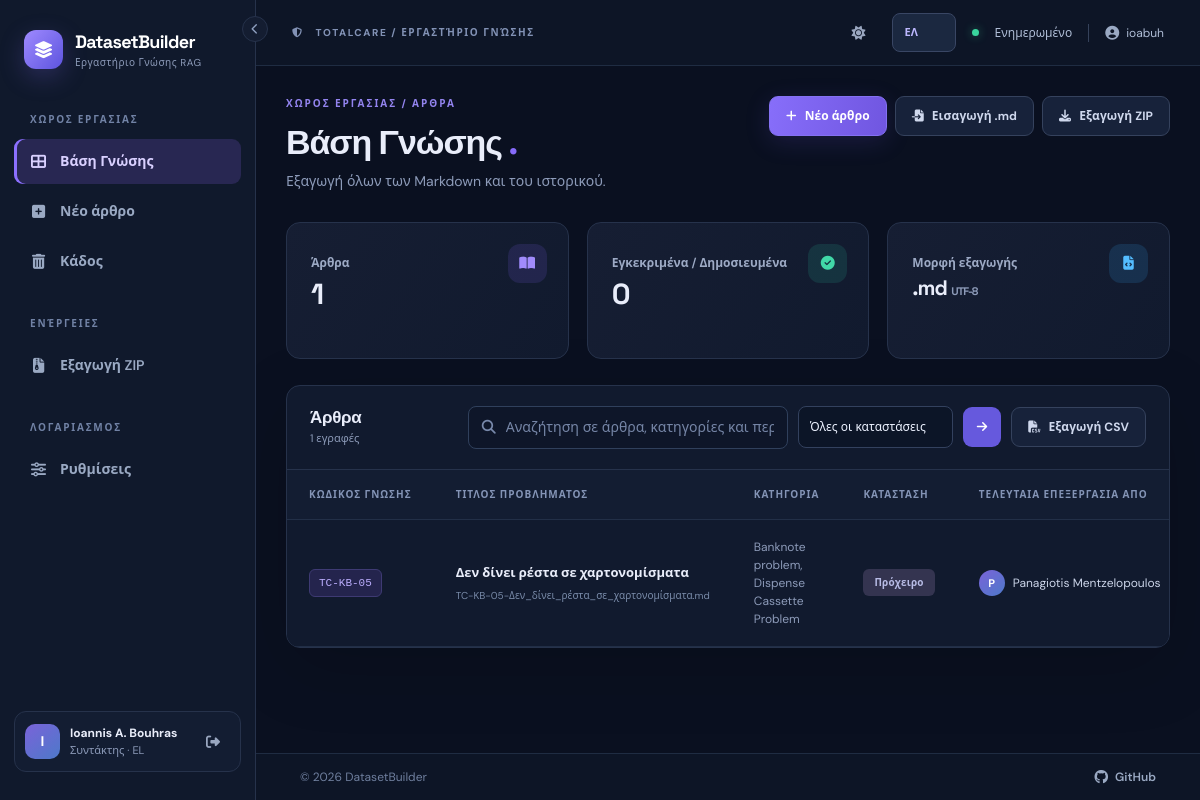
/ (signed in), run on the app's committed database.
### datasetbuilder/models.py (models this page shows, shortened)
class User(UserMixin, db.Model):
    __tablename__ = "users"
    id = db.Column(db.Integer, primary_key=True)
    username = db.Column(db.String(80), nullable=False, unique=True)
    display_name = db.Column(db.String(160), nullable=False)
    password_hash = db.Column(db.String(255), nullable=False)
    role = db.Column(db.String(20), nullable=False, default="editor")
    active = db.Column(db.Boolean, nullable=False, default=True)
    created_at = db.Column(db.DateTime, nullable=False, default=utcnow)
    last_login_at = db.Column(db.DateTime)
    preferred_language = db.Column(db.String(2), nullable=False, default="en")
    preferred_theme = db.Column(db.String(5), nullable=False, default="dark")
    @property
    def is_active(self):
        return self.active
    def can_edit(self):
        return self.role in ("admin", "editor")
    def is_admin(self):
        return self.role == "admin"

class Document(db.Model):
    __tablename__ = "documents"
    __table_args__ = (Index("ix_documents_search_filters", "deleted_at", "knowledge_status", "category"),)
    id = db.Column(db.Integer, primary_key=True)
    title = db.Column(db.String(240), nullable=False)
    slug = db.Column(db.String(260), nullable=False)
    markdown = db.Column(db.Text, nullable=False)
    category = db.Column(db.String(120), nullable=False, default="General")
    knowledge_status = db.Column(db.String(60), nullable=False, default="Draft")
    product = db.Column(db.String(120), nullable=False, default="TotalCare")
    language = db.Column(db.String(40), nullable=False, default="English")
    created_by_id = db.Column(db.Integer, db.ForeignKey("users.id", ondelete="RESTRICT"), nullable=False)
    updated_by_id = db.Column(db.Integer, db.ForeignKey("users.id", ondelete="RESTRICT"), nullable=False)
    revision = db.Column(db.Integer, nullable=False, default=1)
    created_at = db.Column(db.DateTime, nullable=False, default=utcnow)
    updated_at = db.Column(db.DateTime, nullable=False, default=utcnow)
    deleted_at = db.Column(db.DateTime)
    sync_error = db.Column(db.Text)
    created_by = db.relationship("User", foreign_keys=[created_by_id], lazy="joined")
    updated_by = db.relationship("User", foreign_keys=[updated_by_id], lazy="joined")
    versions = db.relationship("DocumentRevision", back_populates="document", order_by="DocumentRevision.number.desc()")
    @property
    def kb_id(self):
        from flask import current_app
        return f"{current_app.config['KB_PREFIX']}-{self.id:0{current_app.config['KB_PADDING']}d}"
    @property
    def filename(self):
        return f"{self.kb_id}-{self.slug}.md"

### datasetbuilder/views.py (the view)
@bp.get('/')
@login_required
def dashboard():
    q = request.args.get('q', '').strip()[:160]
    status = request.args.get('status', '').strip()[:60]
    query = _filtered_documents()
    page_results = query.order_by(Document.updated_at.desc(), Document.id.desc()).paginate(
        page=current_page(), per_page=PAGE_SIZE, error_out=False)
    total = db.session.query(Document).filter(Document.deleted_at.is_(None)).count()
    published = db.session.query(Document).filter(Document.deleted_at.is_(None),
        Document.knowledge_status.in_(['Published', 'Approved'])).count()
    return render_template('dashboard.html', records=page_results, q=q,
                           status=status, total=total, published=published)

### datasetbuilder/__init__.py (called while the page is built)
@login_manager.user_loader
def load_user(user_id):
    try:
        user = db.session.get(User, int(user_id))
        return user if user and user.active else None
    except (TypeError, ValueError):
        return None

### datasetbuilder/i18n.py (called while the page is built)
def translate(key, lang='en'):
    return (EL if lang == 'el' else EN).get(key, EN.get(key, key))

### datasetbuilder/pagination.py (called while the page is built)
def current_page():
    return max(request.args.get('page', 1, type=int), 1)

### datasetbuilder/views.py (called while the page is built)
def _filtered_documents():
    query = db.session.query(Document).filter(Document.deleted_at.is_(None))
    q = request.args.get('q', '').strip()[:160]
    status = request.args.get('status', '').strip()[:60]
    if q:
        pattern = f'%{q}%'
        query = query.filter(or_(Document.title.ilike(pattern), Document.markdown.ilike(pattern),
                                 Document.category.ilike(pattern), Document.product.ilike(pattern)))
    if status in KNOWLEDGE_STATUS_VALUES:
        query = query.filter(Document.knowledge_status == status)
    return query

### datasetbuilder/templates/dashboard.html (shortened to what this page needs)
{% extends 'base.html' %}
{% from '_pagination.html' import pagination with context %}
{% block content %}
<section class="page-head"><div><div class="eyebrow">{{ t('workspace_eyebrow')|upper }}</div><h1>{{ t('dashboard') }} <span class="heading-accent">.</span></h1><p class="muted">{{ t('files_exported') }}</p></div><div class="d-flex gap-2 flex-wrap">{% if current_user.can_edit() %}<a class="btn btn-primary" href="{{ url_for('main.new_document') }}"><i class="fa-solid fa-plus me-2"></i>{{ t('new_article') }}</a><form action="{{ url_for('main.import_markdown') }}" method="post" enctype="multipart/form-data" class="d-inline-flex"><input type="hidden" name="csrf_token" value="{{ csrf_token() }}"><label class="btn btn-outline-light-custom" for="import-document"><i class="fa-solid fa-file-import me-2"></i>{{ t('import_md') }}</label><input type="file" id="import-document" name="file" accept=".md,text/markdown,text/plain" class="visually-hidden"></form>{% endif %}<a class="btn btn-outline-light-custom" href="{{ url_for('main.export_zip') }}"><i class="fa-solid fa-download me-2"></i>{{ t('export') }}</a></div></section>
<div class="stats-grid"><div class="stat-card"><div class="stat-icon s-purple"><i class="fa-solid fa-book-open"></i></div><span>{{ t('articles') }}</span><strong>{{ total }}</strong></div><div class="stat-card"><div class="stat-icon s-green"><i class="fa-solid fa-circle-check"></i></div><span>{{ t('approved_published') }}</span><strong>{{ published }}</strong></div><div class="stat-card"><div class="stat-icon s-blue"><i class="fa-solid fa-file-code"></i></div><span>{{ t('output_format') }}</span><strong class="stat-text">.md <small>UTF-8</small></strong></div></div>
<div class="surface"><div class="surface-header"><div><h2>{{ t('articles') }}</h2><small class="muted">{{ records.total }} {{ t('records') }}</small></div><form class="search-tools" method="get"><div class="search-box"><i class="fa-solid fa-magnifying-glass"></i><input name="q" value="{{ q }}" placeholder="{{ t('search') }}" aria-label="{{ t('search') }}"></div><select name="status" class="form-select select-filter" aria-label="{{ t('filter_status') }}"><option value="">{{ t('all_statuses') }}</option>{% for option in ['Draft','In Review','Approved','Published','Archived'] %}<option value="{{ option }}" {% if status == option %}selected{% endif %}>{{ t('status_'+option|lower|replace(' ','_')) }}</option>{% endfor %}</select><button class="btn btn-icon-primary" title="{{ t('filter') }}"><i class="fa-solid fa-arrow-right"></i></button><button type="submit" class="btn btn-outline-light-custom" formaction="{{ url_for('main.export_articles_csv') }}"><i class="fa-solid fa-file-csv me-2"></i>{{ t('export_csv') }}</button></form></div>
{% if records.items %}<div class="table-responsive"><table class="table data-table align-middle"><thead><tr><th>{{ t('kb_code') }}</th><th>{{ t('title') }}</th><th>{{ t('category') }}</th><th>{{ t('status') }}</th><th>{{ t('updated_by') }}</th><th>{{ t('updated') }}</th><th></th></tr></thead><tbody>{% for doc in records.items %}<tr><td><span class="code-tag">{{ doc.kb_id }}</span></td><td><a href="{{ url_for('main.show_document', doc_id=doc.id) }}" class="table-title">{{ doc.title }}</a><div class="sub-file">{{ doc.filename }}</div></td><td><span class="muted">{{ doc.category }}</span></td><td><span class="status-pill status-{{ doc.knowledge_status|lower|replace(' ','-') }}">{{ t("status_" + doc.knowledge_status|lower|replace(" ","_")) }}</span></td><td><div class="mini-author"><span class="mini-avatar">{{ doc.updated_by.display_name[:1]|upper }}</span>{{ doc.updated_by.display_name }}</div></td><td><span class="date-text">{{ doc.updated_at.strftime('%Y-%m-%d %H:%M') }} UTC</span></td><td><a class="icon-btn" title="{{ t('view') }}" href="{{ url_for('main.show_document', doc_id=doc.id) }}"></a></td></tr>{% endfor %}</tbody></table></div>
{% else %}<div class="empty-state"><i class="fa-regular fa-folder-open"></i><h3>{{ t('no_articles') }}</h3><p>{{ t('no_articles_hint') }}</p>{% if current_user.can_edit() %}<a href="{{ url_for('main.new_document') }}" class="btn btn-primary">{{ t('new_article') }}</a>{% endif %}</div>{% endif %}
{{ pagination(records, 'main.dashboard', {'q': q, 'status': status}) }}</div>
{% endblock %}

### datasetbuilder/templates/base.html (shortened to what this page needs)
<!doctype html>
<html lang="{{ ui_lang }}" data-theme="{{ ui_theme }}">
<head>
  <link rel="stylesheet" href="{{ url_for('static', filename='vendor/bootstrap.min.css') }}">
  <link rel="stylesheet" href="https://cdnjs.cloudflare.com/ajax/libs/font-awesome/6.5.2/css/all.min.css">
  <link rel="stylesheet" href="{{ url_for('static', filename='css/app.css') }}">
  <link rel="stylesheet" href="{{ url_for('static', filename='css/print.css') }}" media="print">
</head>
<body class="{% if current_user.is_authenticated %}app-shell{% else %}login-shell{% endif %}{% if nav_collapsed %} nav-collapsed{% endif %}">
{% if current_user.is_authenticated %}
  <aside class="sidebar" id="appSidebar">
    <button type="button" class="nav-collapse-btn" id="nav-collapse" aria-controls="appSidebar" aria-expanded="true" title="{{ t('collapse_nav') }}"><i class="fa-solid fa-chevron-left"></i></button>
    <a class="brand" href="{{ url_for('main.dashboard') }}">
      <span class="brand-icon"><i class="fa-solid fa-layer-group"></i></span>
      <span class="brand-text"><strong>DatasetBuilder</strong><small>{{ t('tagline') }}</small></span>
    </a>
    <div class="sidebar-label">{{ t('workspace')|upper }}</div>
    <nav class="menu">
      <a class="menu-link {% if request.endpoint == 'main.dashboard' %}active{% endif %}" href="{{ url_for('main.dashboard') }}" title="{{ t('dashboard') }}"><i class="fa-solid fa-table-cells-large"></i> <span class="nav-text">{{ t('dashboard') }}</span></a>
      {% if current_user.can_edit() %}
      <a class="menu-link {% if request.endpoint == 'main.new_document' %}active{% endif %}" href="{{ url_for('main.new_document') }}" title="{{ t('new_article') }}"><i class="fa-solid fa-square-plus"></i> <span class="nav-text">{{ t('new_article') }}</span></a>
      {% endif %}
      {% if current_user.can_edit() %}<a class="menu-link {% if request.endpoint == 'main.trash' %}active{% endif %}" href="{{ url_for('main.trash') }}" title="{{ t('trash') }}"><i class="fa-solid fa-trash-can"></i> <span class="nav-text">{{ t('trash') }}</span></a>{% endif %}
    </nav>
    <div class="sidebar-label mt-4">{{ t('actions')|upper }}</div>
    <nav class="menu">
      <a class="menu-link" href="{{ url_for('main.export_zip') }}" id="nav-export" title="{{ t('export') }}"><i class="fa-solid fa-file-zipper"></i> <span class="nav-text">{{ t('export') }}</span></a>
    </nav>
    <div class="sidebar-label mt-4">{{ t('account')|upper }}</div>
    <nav class="menu">
      <a class="menu-link {% if request.endpoint == 'main.settings' %}active{% endif %}" href="{{ url_for('main.settings') }}" title="{{ t('settings') }}"><i class="fa-solid fa-sliders"></i> <span class="nav-text">{{ t('settings') }}</span></a>
    </nav>
    <div class="sidebar-footer">
      <div class="user-avatar">{{ current_user.display_name[:1]|upper }}</div>
      <div class="user-mini"><b>{{ current_user.display_name }}</b><small>{{ t('account_role_'+current_user.role) }} · {{ 'EL' if ui_lang == 'el' else 'EN' }}</small></div>
      <form method="post" action="{{ url_for('auth.logout') }}"><input type="hidden" name="csrf_token" value="{{ csrf_token() }}"><button class="icon-btn" title="{{ t('logout') }}" aria-label="{{ t('logout') }}"><i class="fa-solid fa-right-from-bracket"></i></button></form>
    </div>
  </aside>
{% endif %}
<main class="{% if current_user.is_authenticated %}main-area{% else %}login-main{% endif %}">
{% if current_user.is_authenticated %}
  <header class="topbar">
    <div class="d-flex align-items-center gap-2"><span class="location-label"><i class="fa-solid fa-shield-halved me-2"></i> TOTALCARE / {{ t('knowledge_studio')|upper }}</span></div>
    <div class="d-flex align-items-center gap-3"><button class="icon-btn" id="theme-toggle" type="button" title="{{ t('switch_theme') }}" aria-label="{{ t('switch_theme') }}"><i class="fa-solid fa-{{ 'sun' if ui_theme == 'dark' else 'moon' }}"></i></button><form action="{{ url_for('main.change_language') }}" method="post" class="d-inline-flex align-items-center"><input type="hidden" name="csrf_token" value="{{ csrf_token() }}"><input type="hidden" name="next" value="{{ request.full_path }}"><select name="language" class="form-select form-select-sm lang-switch" aria-label="{{ t('preferred_language') }}"><option value="en" {% if ui_lang=='en' %}selected{% endif %}>EN</option><option value="el" {% if ui_lang=='el' %}selected{% endif %}>ΕΛ</option></select></form><span class="live-dot"></span><span class="topbar-note">{{ t('ready') }}</span><span class="topbar-user"><i class="fa-solid fa-user-circle"></i>{{ current_user.username }}</span></div>
  </header>
{% endif %}
  <div class="content-area {% block content_class %}{% endblock %}">{% block content %}{% endblock %}</div>
  <footer class="app-footer">
    <span class="app-footer-copy">&copy; {{ footer_year }} {{ footer_owner }}</span>
    <a class="app-footer-link" href="{{ footer_url }}" target="_blank" rel="noopener noreferrer"><i class="fa-brands fa-github"></i> GitHub</a>
  </footer>
</main>
<div class="toast-container position-fixed top-0 end-0 p-4" id="toast-container" style="z-index:11000;"></div>
</body>
</html>

### data on the page
User: display_name "I", display_name "Ioannis A. Bouhras", role "Συντάκτης", preferred_language "EL", language "ΕΛ", username "ioabuh"
Document: kb_id "TC-KB-05", title "Δεν δίνει ρέστα σε χαρτονομίσματα", filename "TC-KB-05-Δεν_δίνει_ρέστα_σε_χαρτονομίσματα.md", category "Banknote problem, Dispense Cassette Problem", knowledge_status "Πρόχειρο", updated_by "P", updated_by.display_name "Panagiotis Mentzelopoulos"

### other printed values
{{ t('tagline') }} "Εργαστήριο Γνώσης RAG"
{{ t('workspace')|upper }} "ΧΩΡΟΣ ΕΡΓΑΣΙΑΣ"
{{ t('dashboard') }} "Βάση Γνώσης"
{{ t('new_article') }} "Νέο άρθρο"
{{ t('trash') }} "Κάδος"
{{ t('actions')|upper }} "ΕΝΈΡΓΕΙΕΣ"
{{ t('export') }} "Εξαγωγή ZIP"
{{ t('account')|upper }} "ΛΟΓΑΡΙΑΣΜΟΣ"
{{ t('settings') }} "Ρυθμίσεις"
{{ t('knowledge_studio')|upper }} "ΕΡΓΑΣΤΉΡΙΟ ΓΝΏΣΗΣ"
{{ t('ready') }} "Ενημερωμένο"
{{ t('workspace_eyebrow')|upper }} "ΧΏΡΟΣ ΕΡΓΑΣΊΑΣ / ΆΡΘΡΑ"
{{ t('files_exported') }} "Εξαγωγή όλων των Markdown και του ιστορικού."
{{ t('import_md') }} "Εισαγωγή .md"
{{ t('articles') }} "Άρθρα"
